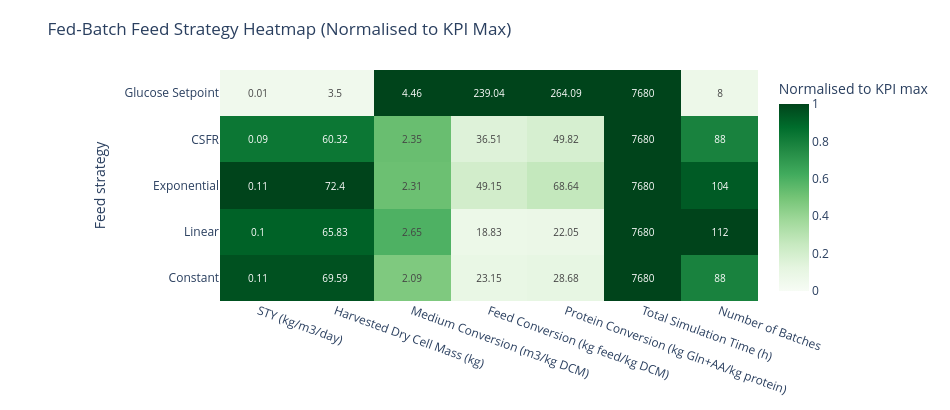

The notebook cell this image was saved under:
### Markdown cell above
### 6.2 Strategy heatmaps

Each heatmap presents the mean KPI values for available strategies, normalised to the maximum of each KPI within that operating mode.

### Code cell
# Fed-batch feed strategy heatmap
fig_fb_heat, fb_heat_raw, fb_heat_norm = build_strategy_heatmap("fed_batch")
fig_fb_heat.show()

SAVE_FIG = False
if SAVE_FIG:
    out_svg = NOTEBOOK_DIR / STRATEGY_HEATMAP_CONFIG["fed_batch"]["output_name"]
    save_figure_svg(fig_fb_heat, out_svg, width=950, height=max(360, 110 + 60 * len(fb_heat_raw.index)))
    print(f"Saved: {out_svg.name}")

### Figure 1 — Plotly figure (JSON) as saved in the notebook; plotly's stock layout.template omitted (floating-point values rounded to 4 significant figures)
{"data": [{"colorbar": {"title": {"text": "Normalised to KPI max"}}, "colorscale": [[0, "rgb(247,252,245)"], [0.125, "rgb(229,245,224)"], [0.25, "rgb(199,233,192)"], [0.375, "rgb(161,217,155)"], [0.5, "rgb(116,196,118)"], [0.625, "rgb(65,171,93)"], [0.75, "rgb(35,139,69)"], [0.875, "rgb(0,109,44)"], [1, "rgb(0,68,27)"]], "customdata": [[0.1087, 69.59, 2.093, 23.15, 28.68, 7680.0, 88.0], [0.1029, 65.83, 2.647, 18.83, 22.05, 7680.0, 112.0], [0.1131, 72.4, 2.313, 49.15, 68.64, 7680.0, 104.0], [0.09425, 60.32, 2.354, 36.51, 49.82, 7680.0, 88.0], [0.005473, 3.502, 4.459, 239.0, 264.1, 7680.0, 8.0]], "hovertemplate": "<b>%{y}</b><br>%{x}<br>Normalised score: %{z:.3f}<br>Mean raw value: %{customdata:.4g}<extra></extra>", "text": [["0.11", "69.59", "2.09", "23.15", "28.68", "7680", "88"], ["0.1", "65.83", "2.65", "18.83", "22.05", "7680", "112"], ["0.11", "72.4", "2.31", "49.15", "68.64", "7680", "104"], ["0.09", "60.32", "2.35", "36.51", "49.82", "7680", "88"], ["0.01", "3.5", "4.46", "239.04", "264.09", "7680", "8"]], "textfont": {"size": 10}, "texttemplate": "%{text}", "type": "heatmap", "x": ["STY (kg/m3/day)", "Harvested Dry Cell Mass (kg)", "Medium Conversion (m3/kg DCM)", "Feed Conversion (kg feed/kg DCM)", "Protein Conversion (kg Gln+AA/kg protein)", "Total Simulation Time (h)", "Number of Batches"], "y": ["Constant", "Linear", "Exponential", "CSFR", "Glucose Setpoint"], "z": [[0.9613, 0.9613, 0.4694, 0.09686, 0.1086, 1.0, 0.7857], [0.9093, 0.9093, 0.5937, 0.07877, 0.08348, 1.0, 1.0], [1.0, 1.0, 0.5186, 0.2056, 0.2599, 1.0, 0.9286], [0.8332, 0.8332, 0.528, 0.1527, 0.1886, 1.0, 0.7857], [0.04838, 0.04838, 1.0, 1.0, 1.0, 1.0, 0.07143]], "zmax": 1, "zmin": 0}], "layout": {"height": 410, "margin": {"b": 70, "l": 220, "r": 40, "t": 70}, "title": {"text": "Fed-Batch Feed Strategy Heatmap (Normalised to KPI Max)"}, "width": 950, "xaxis": {"tickangle": 20}, "yaxis": {"title": {"text": "Feed strategy"}}}}
